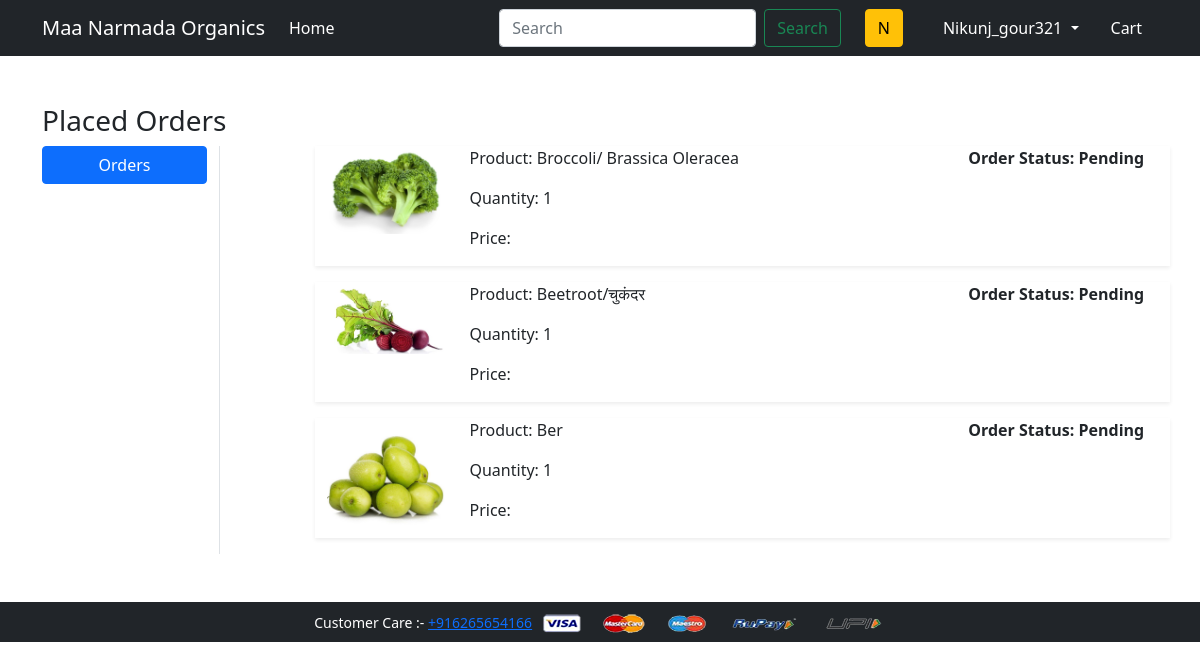
Screenshot of /orders/ (signed in) with the database file from the repository.
### app/models.py (models this page shows)
class OrderePlaced(models.Model):
    user = models.ForeignKey(User, on_delete=models.CASCADE)
    customer = models.ForeignKey(Customer, on_delete=models.CASCADE)
    product = models.ForeignKey(Product, on_delete=models.CASCADE)
    quantity = models.PositiveIntegerField(default=1)
    ordered_date = models.DateTimeField(auto_now_add=True)
    status = models.CharField(max_length=50, choices=STATUS_CHOICES, default='Pending')

class Product(models.Model):
    title = models.CharField(max_length=100)
    selling_price = models.FloatField()
    discounted_price = models.FloatField()
    description = models.TextField()
    brand = models.CharField(max_length=100)
    category = models.CharField(choices=CATEGORY_CHOICES, max_length=2)
    product_image = models.ImageField(upload_to='productimg')

### app/views.py (the view)
# urls.py: path('orders/', views.orders, name='orders'),
@login_required()
def orders(request):
    op = OrderePlaced.objects.filter(user=request.user)
    return render(request, 'app/orders.html', {'order_placed': op})

### app/templates/app/orders.html (shortened to what this page needs)
{% extends 'app/base.html' %}
{% load static %}
{% block main-content %}
<div class="container my-5">
 <div class="row">
 <h3>Placed Orders</h3>
  <div class="col-sm-2 border-end">
   <ul class="list-unstyled">
    <li class="d-grid"><a href="{% url 'orders' %}" class="btn btn-primary">Orders</a></li>
   </ul>
  </div>
  <div class="col-sm-9 offset-sm-1">
  {% for op in order_placed %}
   <div class="row shadow-sm mb-3">
    <div class="col-sm-2">
     <img src="{{op.product.product_image.url}}" alt="" srcset="" class="img-fluid" height="150" width="150">
    </div>
    <div class="col-sm-7">
     <p>Product: {{op.product.title}}</p>
     <p>Quantity: {{op.quantity}}</p>
     <p>Price: {{op.total_cost}}</p>
    </div>
    <div class="col-sm-3 fw-bold">
     <p>Order Status: {{op.status}}</p>
    </div>
   </div>
   {% endfor %}
  </div>
 </div>
</div>
{% endblock main-content %}

### app/templates/app/base.html (shortened to what this page needs)
<!doctype html>
{% load static %}
<html lang="en">
  <head>
    <link href="https://cdn.jsdelivr.net/npm/bootstrap@5.0.0-beta1/dist/css/bootstrap.min.css" rel="stylesheet">
    <link rel="stylesheet" href="{% static 'app/css/owl.carousel.min.css' %}">
    <link rel="stylesheet" href="{% static 'app/css/all.min.css' %}">
    <link rel="stylesheet" href="{% static 'app/css/style.css' %}">
  </head>
  <body>
    <nav class="navbar navbar-expand-lg navbar-dark bg-dark">
     <div class="container">
       <a class="navbar-brand" href="/">Maa Narmada Organics</a>
       <div class="collapse navbar-collapse" id="navbarSupportedContent">
         <ul class="navbar-nav me-auto mb-2 mb-lg-0">
          {% if request.user.is_authenticated %}
           <li class="nav-item">
             <a class="nav-link active" aria-current="page" href="/">Home</a>
           </li>
         </ul>
         <form method="GET" action='/search' class="d-flex">
          <input name="keyword" id="search" class="form-control me-2" type="search" placeholder="Search" aria-label="Search">
          <button class="btn btn-outline-success" type="submit">Search</button>
         </form>
        <button class="btn btn-warning mx-4">{{request.user.username|first|capfirst}}</button>
         <div>
          <ul class="navbar-nav me-auto mb-2 mb-lg-0">
           <li class="nav-item dropdown mx-2">
              <a class="nav-link dropdown-toggle text-white" href="#" id="profileDropdown" role="button" data-bs-toggle="dropdown" aria-expanded="false">
                {{request.user.username|capfirst}}
              </a>
            </li>
            <li class="nav-item mx-2">
             <a href="{% url 'showcart' %}" class="nav-link text-white"> Cart </a>
            </li>
            {% endif %}
          </ul>
         </div>
       </div>
     </div>
    </nav>
    {% block main-content %} {% endblock main-content %}
    <footer class="container-fluid bg-dark text-center p-2 mt-5">
        <small class="text-white">Customer Care :- <a href="tel:+916265654166">+916265654166</a> </small>
        <img src="{% static 'app/images/payment.png' %}" alt="" srcset="" class="img-fluid" height="2px">
    </footer>
  </body>
</html>

### rows the page displays
OrderePlaced: product.product_image (picture), product "Broccoli/ Brassica Oleracea", quantity "1", status "Pending"
OrderePlaced: product.product_image (picture), product "Beetroot/चुकंदर", quantity "1", status "Pending"
OrderePlaced: product.product_image (picture), product "Ber", quantity "1", status "Pending"

### other values shown
{{ request.user.username|first|capfirst }} "N"
{{ request.user.username|capfirst }} "Nikunj_gour321"
